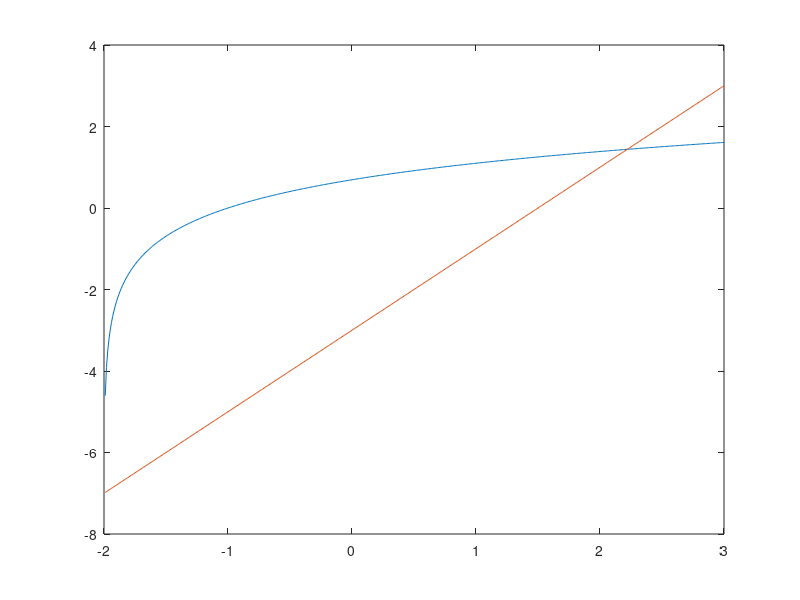

MATLAB code to generate this figure: (Note: this script raises an error after producing the figure.)
% grafik ganda pnl 3

% plot kurva
x = linspace(-1.99, 3, 500);
f1 = @(x) log(x + 2);
f2 =@(x) 2*x - 3;

y1 = f1(x);
y2 = f2(x);

plot(x, y1, x, y2);

% sumbu
xline(0,'k');
yline(0, 'k');

xlabel('x');
ylabel('y');
title('Grafik Ganda PNL log(x + 2) + 2*x -3');
legend('y1 = log(x + 2)', 'y2 = 2x - 3', 'Location', 'southeast');

% annotation
gtext('y1 = log(x + 2)');
gtext('y2 = 2*x - 3');
gtext('Akar');
